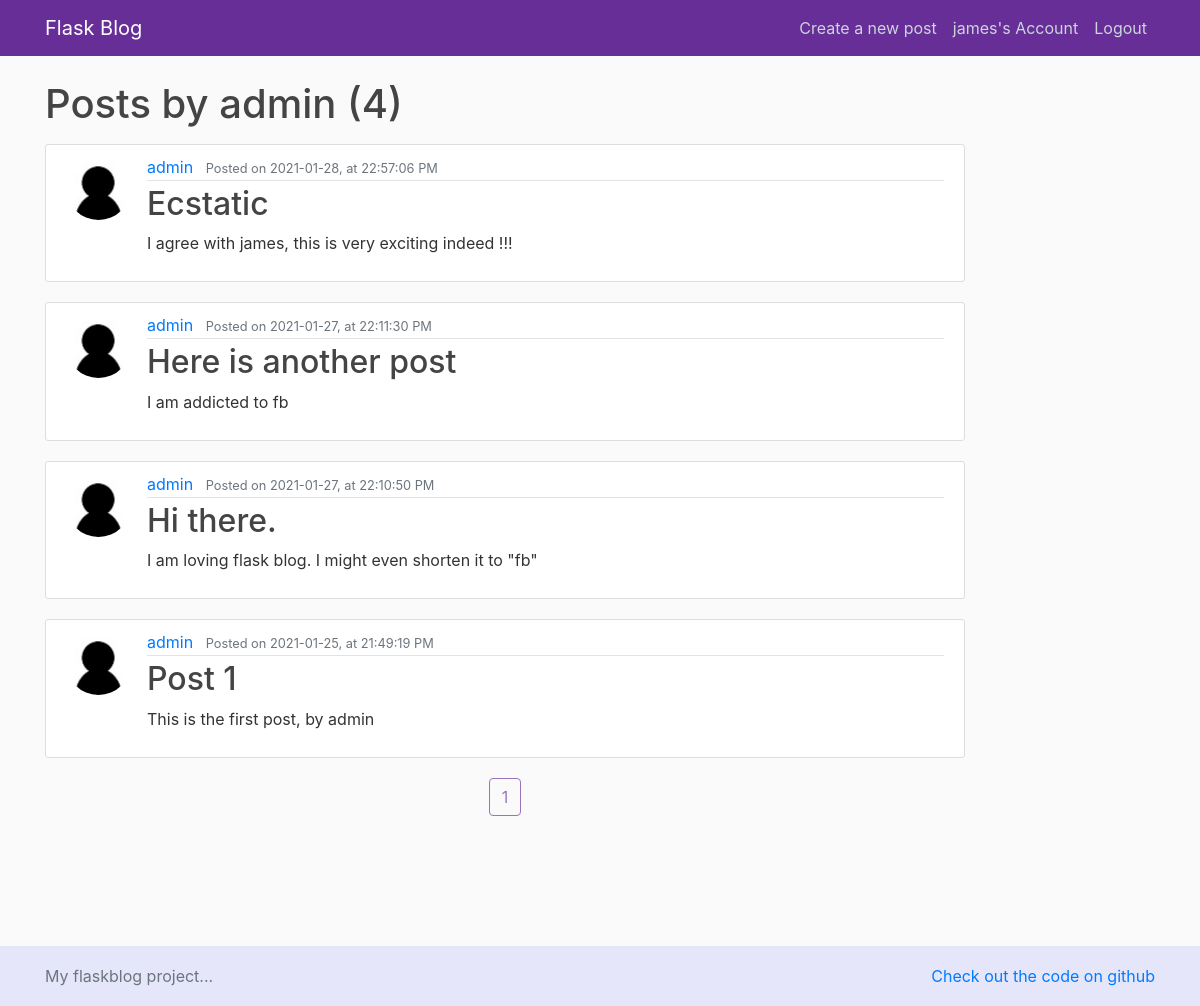
Screenshot of /user/admin (signed in) with the database file from the repository.
### flaskblog/models.py (models this page shows, shortened)
class User(db.Model, UserMixin):
    id = db.Column(db.Integer, primary_key=True)
    username = db.Column(db.String(20), unique=True, nullable=False)
    email = db.Column(db.String(120), unique=True, nullable=False)
    image_file = db.Column(db.String(20), nullable=False, default='default.jpg')
    password = db.Column(db.String(60), nullable=False)
    posts = db.relationship('Post', backref='author', lazy=True)

class Post(db.Model):
    id = db.Column(db.Integer, primary_key=True)
    title = db.Column(db.String(100), nullable=False)
    date_posted = db.Column(db.DateTime, nullable=False, default=datetime.utcnow)
    content = db.Column(db.Text, nullable=False)
    user_id = db.Column(db.Integer, db.ForeignKey('user.id'), nullable=False)

### flaskblog/users/routes.py (the view)
@users.route("/user/<string:username>")
def user_posts(username):
    page = request.args.get('page', 1, type=int)
    user = User.query.filter_by(username=username).first_or_404()
    posts = Post.query.filter_by(author=user) \
        .order_by(Post.date_posted.desc()) \
        .paginate(page=page, per_page=5)
    return render_template('user_posts.html', posts=posts, user=user)

### flaskblog/models.py (called while the page is built)
@login_manager.user_loader
def load_user(user_id):
    return User.query.get(int(user_id))

### flaskblog/templates/user_posts.html
{% extends "layout.html" %}
{% block content %}
    <h1 class="mb-3">Posts by {{ user.username }} ({{ posts.total }})</h1>
    {% for post in posts.items %}
        <article class="media content-section">
          <img class="rounded-circle article-img" src="{{ url_for('static', filename='pics/' + post.author.image_file) }}">
          <div class="media-body">
            <div class="article-metadata">
              <a class="mr-2" href="{{ url_for('users.user_posts', username=post.author.username) }}">{{ post.author.username }}</a>
              <small class="text-muted">Posted on {{ post.date_posted.strftime('%Y-%m-%d, at %H:%M:%S %p') }}</small>
            </div>
            <h2><a class="article-title" href="{{ url_for('posts.post', post_id=post.id)}}"> {{ post.title }}</a></h2>
            <p class="article-content">{{ post.content }}</p>
          </div>
        </article>
    {% endfor %}
    <div class="container d-flex justify-content-center">
    <div>
    {% for page_number in posts.iter_pages(left_edge=1, left_current=1, right_edge=1, right_current=2) %}
        {% if page_number %}
            {% if posts.page == page_number %}
                <a class="btn btn-outline-primary disabled" href="#" >{{ page_number }}</a>
            {% else %}
                <a class="btn btn-primary" href="{{ url_for('main.home', page=page_number) }}">{{ page_number }}</a>
            {% endif %}
        {% else %}
        ...
        {% endif %}
    {% endfor %}
    </div>
    </div>
{% endblock content %}

### flaskblog/templates/layout.html (shortened to what this page needs)
<!DOCTYPE html>
<html>
<head>
    <link rel="stylesheet" href="https://maxcdn.bootstrapcdn.com/bootstrap/4.0.0/css/bootstrap.min.css">
    <link rel="stylesheet" type="text/css" href="{{ url_for('static', filename='main.css') }}">
</head>
<body>
    <header class="site-header">
      <nav class="navbar navbar-expand-md navbar-dark fixed-top" style="background-color:#682e98">
        <div class="container">
            <a class="navbar-brand mr-4" href="/">Flask Blog</a>
          <div class="collapse navbar-collapse" id="navbarToggle">
            <div class="navbar-nav">
                {% if current_user.is_authenticated %}
                    <a class="nav-item nav-link" href="{{ url_for('posts.new_post') }}">Create a new post</a>
                    <a class="nav-item nav-link" href="{{ url_for('users.account') }}">{{current_user.username}}'s Account</a>
                    <a class="nav-item nav-link" href="{{ url_for('users.logout') }}">Logout</a>
                {% else %}
                    <a class="nav-item nav-link" href="{{ url_for('users.login') }}">Login</a>
                    <a class="nav-item nav-link" href="{{ url_for('users.register') }}">Register</a>
                {% endif %}
            </div>
          </div>
        </div>
      </nav>
    </header>
    <main role="main" class="container">
      <div class="row" style="min-height: 850px">
        <div class="col-md-10">
          {% block content %}{% endblock %}
        </div>
        </div>
    </main>
    <footer class="footer position-relative" style="background-color: #E6E6FA;height: 60px;line-height: 60px;">
      <div class="container">
        <span class="text-muted alightleft">My flaskblog project...</span>
          <span class="alignright"><a href="http://www.github.com/camotoad">Check out the code on github</a></span>
        </div>
    </footer>
</body>
</html>

### flaskblog/static/main.css (style rules this page uses)
body { background: #fafafa; color: #333333; margin-top: 5rem; }
h1, h2, h3, h4, h5, h6 { color: #444444; }
.site-header .navbar-nav .nav-link { color: #cbd5db; }
.content-section { background: #ffffff; padding: 10px 20px; border: 1px solid #dddddd; border-radius: 3px; margin-bottom: 20px; }
.article-title { color: #444444; }
.article-content { white-space: pre-line; }
.article-img { height: 65px; width: 65px; margin-right: 16px; }
.article-metadata { padding-bottom: 1px; margin-bottom: 4px; border-bottom: 1px solid #e3e3e3 }
.footer { position: relative; bottom: 0; width: 100%; height: 60px; line-height: 60px; background-color: #E6E6FA; }
.alignright { float: right; }
.btn-outline-primary { border-color: #682e98 !important; color: #682e98 !important; }

### rows the page displays
User: username "james"
User: username "admin"
Post: image_file (placeholder picture), author.username "admin", date_posted "2021-01-28, at 22:57:06 PM", title "Ecstatic", content "I agree with james, this is very exciting indeed !!!"
Post: image_file (placeholder picture), author.username "admin", date_posted "2021-01-27, at 22:11:30 PM", title "Here is another post", content "I am addicted to fb"
Post: image_file (placeholder picture), author.username "admin", date_posted "2021-01-27, at 22:10:50 PM", title "Hi there.", content "I am loving flask blog. I might even shorten it to \"fb\""
Post: image_file (placeholder picture), author.username "admin", date_posted "2021-01-25, at 21:49:19 PM", title "Post 1", content "This is the first post, by admin"

### other values shown
{{ posts.total }} "4"
{{ page_number }} "1"
